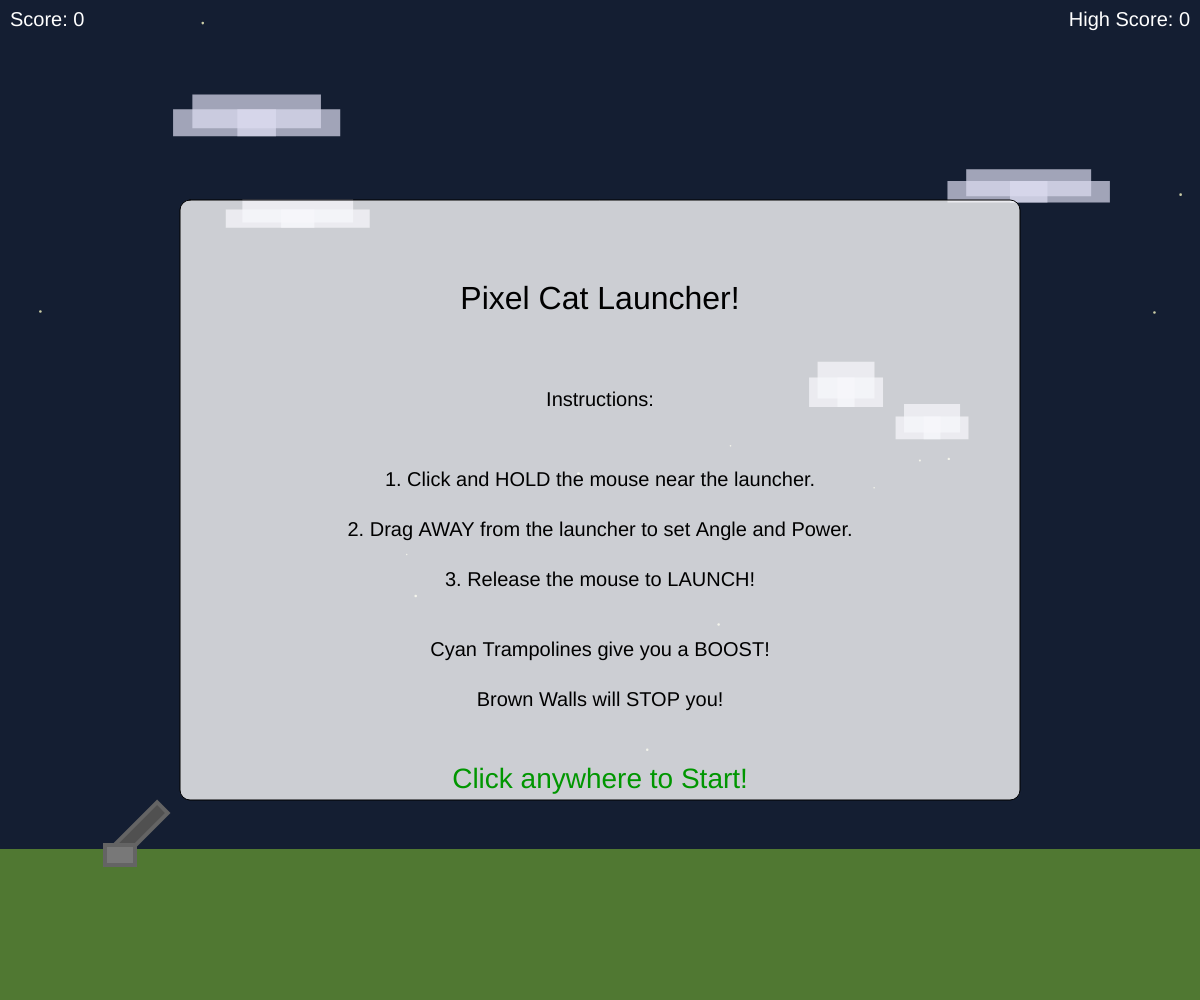
Frame 1 (no input)
Frame 60 (no input): identical to frame 1, image omitted
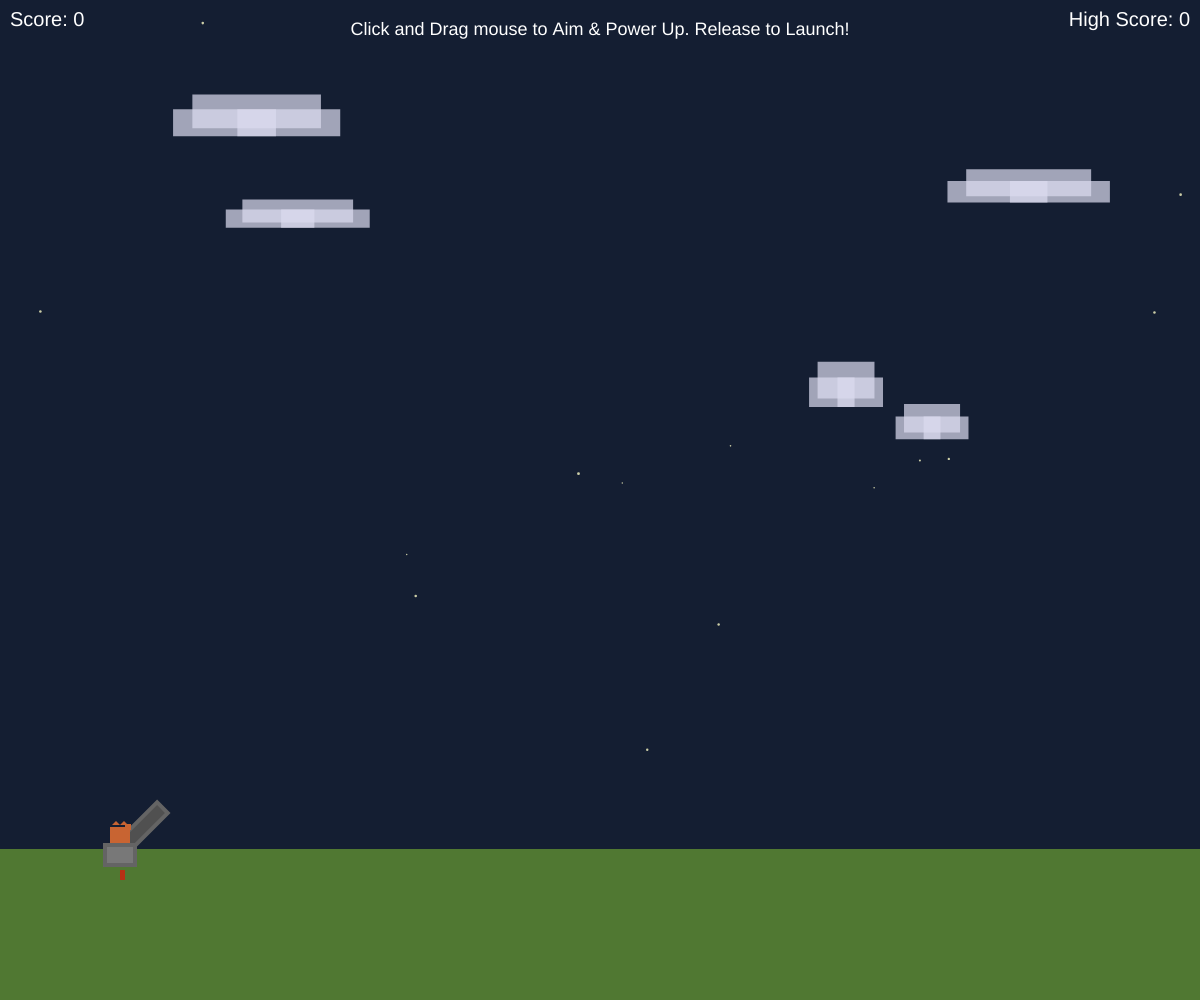
Frame 120 (the mouse pressed at the canvas centre since frame 60)

The p5.js sketch that drew these frames (run headless with seeded random() and noise() and a simulated clock; from frame 60 on, the mouse is pressed at the canvas centre):

// p5.js sketch
// ── sketch.js
// --- Game Configuration ---
const GROUND_LEVEL_PERCENT = 0.85; // How far down the screen the ground is
const LAUNCHER_X_PERCENT = 0.1; // Horizontal position of the launcher
const LAUNCHER_Y_PERCENT = 0.8; // Vertical position of the launcher base

const MIN_ANGLE = -85; // Min launch angle (degrees upwards)
const MAX_ANGLE = -5; // Max launch angle (degrees upwards)
const MIN_POWER = 10;
const MAX_POWER = 30; // Max initial velocity magnitude
const POWER_SCALE = 0.15; // How much mouse drag affects power

const GRAVITY = 0.4;
const AIR_RESISTANCE = 0.995; // Factor to multiply velocity by each frame
const GROUND_FRICTION = 0.9; // Factor to multiply horizontal velocity on ground bounce
const BOUNCE_FACTOR = 0.5; // Factor to multiply vertical velocity on ground bounce

const OBSTACLE_DENSITY = 0.0015; // Chance per pixel traveled to spawn an obstacle
const OBSTACLE_MIN_DIST = 200; // Min distance between obstacles
const OBSTACLE_WIDTH = 40;
const OBSTACLE_HEIGHT_MIN = 30;
const OBSTACLE_HEIGHT_MAX = 100;
const BOOST_POWER_Y = 25; // Upward velocity impulse from boost
const BOOST_POWER_X = 10; // Forward velocity impulse from boost

const CLOUD_COUNT = 15;
const STAR_COUNT = 50;

// --- Game State Variables ---
let gameState = "instructions"; // instructions, aiming, flying, gameOver
let cat;
let obstacles;
let cameraX;
let score;
let highScore = 0;
let lastObstacleX;

// --- Aiming Variables ---
let isAiming = false;
let aimStartX, aimStartY;
let currentAngle = -45;
let currentPower = MIN_POWER;

// --- Graphics Variables ---
let groundLevel;
let launcherX, launcherY;
let clouds = [];
let stars = [];

// --- p5.js Functions ---

function setup() {
  createCanvas(windowWidth, windowHeight);
  pixelDensity(1); // Ensure sharper pixels if using high-density displays
  noSmooth(); // PIXELATED LOOK!
  rectMode(CENTER);
  textAlign(CENTER, CENTER);
  angleMode(DEGREES); // Use degrees for easier angle handling

  // Calculate dynamic positions
  groundLevel = height * GROUND_LEVEL_PERCENT;
  launcherX = width * LAUNCHER_X_PERCENT;
  launcherY = groundLevel; // Cat starts on the ground at the launcher

  // Generate static background elements
  for (let i = 0; i < CLOUD_COUNT; i++) {
    clouds.push({
      x: random(-width * 2, width * 2),
      y: random(height * 0.1, height * 0.5),
      w: random(50, 150),
      h: random(20, 40),
      speed: random(0.1, 0.5), // Different parallax speeds
    });
  }
  for (let i = 0; i < STAR_COUNT; i++) {
    stars.push({
      x: random(-width * 2, width * 2),
      y: random(0, groundLevel - 100), // Only in the sky
      size: random(1, 3),
    });
  }

  resetGame();
}

function draw() {
  // --- Background ---
  background(20, 30, 50); // Dark blue night sky

  // --- Stars (Parallax) ---
  push();
  translate(-cameraX * 0.1, 0); // Slow parallax for distant stars
  fill(255, 255, 200, 200);
  noStroke();
  for (const star of stars) {
    ellipse(star.x, star.y, star.size, star.size);
  }
  pop();

  // --- Clouds (Parallax) ---
  push();
  translate(-cameraX * 0.3, 0); // Slower parallax for clouds
  fill(220, 220, 240, 180);
  noStroke();
  for (const cloud of clouds) {
    // Simple blocky clouds
    rect(cloud.x, cloud.y, cloud.w, cloud.h);
    rect(
      cloud.x - cloud.w / 4,
      cloud.y + cloud.h / 3,
      cloud.w * 0.8,
      cloud.h * 0.8
    );
    rect(
      cloud.x + cloud.w / 4,
      cloud.y + cloud.h / 3,
      cloud.w * 0.8,
      cloud.h * 0.8
    );
  }
  pop();

  // --- Scrolling World Elements ---
  push();
  translate(-cameraX, 0); // Apply camera offset

  // --- Ground ---
  fill(80, 120, 50); // Greenish ground
  noStroke();
  rect(
    width / 2 + cameraX,
    groundLevel + (height - groundLevel) / 2,
    width + 4,
    height - groundLevel + 2
  ); // Draw ground relative to screen center for infinite feel

  // --- Launcher ---
  drawLauncher();

  // --- Obstacles ---
  drawObstacles();

  // --- Cat ---
  if (gameState !== "instructions") {
    drawCat();
  }

  pop(); // Restore transform matrix (removes camera offset)

  // --- UI Elements (drawn on top, not affected by camera) ---
  drawUI();

  // --- Game Logic Updates ---
  if (gameState === "aiming") {
    handleAiming();
  } else if (gameState === "flying") {
    updateFlying();
    generateObstacles();
    checkCollisions();
    // Update camera to follow cat, keeping it roughly on the left
    cameraX = cat.x - width * 0.2;
  } else if (gameState === "gameOver") {
    // Nothing actively happens, waiting for input
  } else if (gameState === "instructions") {
    // Waiting for input
  }
}

// --- Game State Functions ---

function resetGame() {
  cat = {
    x: launcherX,
    y: launcherY - 15, // Start slightly above ground
    vx: 0,
    vy: 0,
    size: 20,
    rotation: 0,
    onGround: true, // Start on the ground
  };
  obstacles = [];
  cameraX = 0;
  score = 0;
  lastObstacleX = width * 0.8; // Start spawning obstacles a bit ahead
  currentAngle = -45;
  currentPower = MIN_POWER;
  isAiming = false;
  // Don't reset highScore
  // gameState will be set by the caller (e.g., 'aiming' after click)
}

function startGame() {
  resetGame();
  gameState = "aiming";
}

function launchCat() {
  if (gameState === "aiming") {
    cat.vx = cos(currentAngle) * currentPower;
    cat.vy = sin(currentAngle) * currentPower;
    cat.onGround = false;
    gameState = "flying";
  }
}

function updateFlying() {
  // Apply gravity
  cat.vy += GRAVITY;

  // Apply air resistance
  cat.vx *= AIR_RESISTANCE;
  cat.vy *= AIR_RESISTANCE;

  // Update position
  cat.x += cat.vx;
  cat.y += cat.vy;

  // Update rotation based on velocity direction (only if moving significantly)
  if (abs(cat.vx) > 0.1 || abs(cat.vy) > 0.1) {
    cat.rotation = atan2(cat.vy, cat.vx);
  }

  // Check ground collision
  if (cat.y + cat.size / 2 >= groundLevel) {
    cat.y = groundLevel - cat.size / 2;

    // Bounce effect
    cat.vy *= -BOUNCE_FACTOR;
    // Apply friction only if bouncing vertically significantly
    if (abs(cat.vy) > 1) {
      // Check if there's a noticeable bounce
      cat.vx *= GROUND_FRICTION;
    } else {
      // If bounce is tiny, treat it as landing/sliding
      cat.vy = 0;
      cat.vx *= GROUND_FRICTION * 0.9; // Extra friction when sliding
      cat.onGround = true;
    }

    // Stop condition: check if velocity is very low after bounce/slide
    if (abs(cat.vx) < 0.1 && abs(cat.vy) < 0.1) {
      cat.vx = 0;
      cat.vy = 0;
      cat.onGround = true;
      gameOver();
    }
  } else {
    cat.onGround = false;
  }

  // Update score (based on horizontal distance traveled)
  score = floor(max(0, cat.x - launcherX));
}

function gameOver() {
  gameState = "gameOver";
  if (score > highScore) {
    highScore = score;
  }
}

// --- Drawing Functions ---

function drawLauncher() {
  push();
  translate(launcherX, launcherY); // Move origin to launcher base
  stroke(100);
  strokeWeight(4);

  // Barrel
  push();
  rotate(currentAngle);
  fill(80);
  rect(30, 0, 60, 15); // Barrel shape
  pop();

  // Base
  fill(120);
  rect(0, 5, 30, 20); // Simple base

  // Power Indicator (only during aiming)
  if (gameState === "aiming") {
    noStroke();
    fill(255, 0, 0, 150);
    let powerWidth = map(currentPower, MIN_POWER, MAX_POWER, 5, 50);
    rect(powerWidth / 2, 25, powerWidth, 10); // Bar below launcher
  }

  pop();
}

function drawCat() {
  push();
  translate(cat.x, cat.y);
  rotate(cat.rotation); // Rotate the cat based on its flight angle
  fill(200, 100, 50); // Orange cat color
  noStroke();

  // Simple pixelated cat body (adjust shape as desired)
  let s = cat.size;
  rect(0, 0, s, s * 0.8); // Body
  rect(s * 0.4, -s * 0.4, s * 0.3, s * 0.3); // Head-ish part
  // Ears
  triangle(-s * 0.4, -s * 0.5, -s * 0.2, -s * 0.7, 0, -s * 0.5);
  triangle(s * 0.4, -s * 0.5, s * 0.2, -s * 0.7, 0, -s * 0.5);
  // Tail (only when not on ground)
  if (!cat.onGround) {
    fill(180, 90, 40);
    rect(-s * 0.7, s * 0.1, s * 0.6, s * 0.2);
  }

  pop();
}

function drawObstacles() {
  let catLeft = cat.x - cat.size / 2;
  let catRight = cat.x + cat.size / 2;
  let catTop = cat.y - cat.size / 2;
  let catBottom = cat.y + cat.size / 2;

  for (let i = obstacles.length - 1; i >= 0; i--) {
    let obs = obstacles[i];

    // Basic culling: Only draw if potentially on screen
    if (
      obs.x + obs.w / 2 > cameraX - 50 &&
      obs.x - obs.w / 2 < cameraX + width + 50
    ) {
      push();
      translate(obs.x, obs.y);
      stroke(0);
      strokeWeight(2);

      if (obs.type === "boost") {
        fill(0, 200, 255); // Cyan for boost (trampoline-like)
        // Simple trampoline shape
        rect(0, 0, obs.w, obs.h * 0.2); // Top surface
        rect(-obs.w * 0.4, obs.h * 0.4, obs.w * 0.1, obs.h * 0.6); // Leg 1
        rect(obs.w * 0.4, obs.h * 0.4, obs.w * 0.1, obs.h * 0.6); // Leg 2
      } else if (obs.type === "stop") {
        fill(150, 75, 0); // Brown for stop (wall/mud)
        // Simple wall/block shape
        rect(0, 0, obs.w, obs.h);
        // Add some texture lines
        stroke(100, 50, 0);
        line(-obs.w / 2, -obs.h / 4, obs.w / 2, -obs.h / 4);
        line(-obs.w / 2, obs.h / 4, obs.w / 2, obs.h / 4);
        line(-obs.w / 4, -obs.h / 2, -obs.w / 4, obs.h / 2);
        line(obs.w / 4, -obs.h / 2, obs.w / 4, obs.h / 2);
      } else {
        // Default obstacle (maybe add more types later)
        fill(100);
        rect(0, 0, obs.w, obs.h);
      }
      pop();
    }

    // --- Remove obstacles far behind the camera ---
    if (obs.x < cameraX - width * 0.5) {
      // Remove if half a screen behind left edge
      obstacles.splice(i, 1);
    }
  }
}

function drawUI() {
  fill(255);
  textSize(20);
  textAlign(LEFT, TOP);
  text(`Score: ${score}`, 10, 10);
  textAlign(RIGHT, TOP);
  text(`High Score: ${highScore}`, width - 10, 10);

  // --- State-Specific Instructions ---
  textAlign(CENTER, CENTER);
  textSize(24);

  if (gameState === "instructions") {
    fill(255, 255, 255, 200);
    rect(width / 2, height / 2, width * 0.7, height * 0.6, 10);
    fill(0);
    textSize(32);
    text("Pixel Cat Launcher!", width / 2, height * 0.3);
    textSize(20);
    text("Instructions:", width / 2, height * 0.4);
    text(
      "1. Click and HOLD the mouse near the launcher.",
      width / 2,
      height * 0.48
    );
    text(
      "2. Drag AWAY from the launcher to set Angle and Power.",
      width / 2,
      height * 0.53
    );
    text("3. Release the mouse to LAUNCH!", width / 2, height * 0.58);
    text("Cyan Trampolines give you a BOOST!", width / 2, height * 0.65);
    text("Brown Walls will STOP you!", width / 2, height * 0.7);
    textSize(28);
    fill(0, 150, 0);
    text("Click anywhere to Start!", width / 2, height * 0.78);
  } else if (gameState === "aiming") {
    textSize(18);
    fill(255);
    text(
      "Click and Drag mouse to Aim & Power Up. Release to Launch!",
      width / 2,
      30
    );
  } else if (gameState === "gameOver") {
    fill(255, 255, 255, 200); // Semi-transparent white background
    rect(width / 2, height / 2, 400, 250, 10); // Rounded rectangle

    fill(0);
    textSize(40);
    text("Game Over!", width / 2, height / 2 - 60);
    textSize(24);
    text(`Final Score: ${score}`, width / 2, height / 2);
    text(`High Score: ${highScore}`, width / 2, height / 2 + 40);
    textSize(20);
    fill(0, 150, 0);
    text("Click to Play Again", width / 2, height / 2 + 90);
  }
}

// --- Obstacle Generation & Collision ---

function generateObstacles() {
  // Generate new obstacles based on distance traveled by camera
  while (lastObstacleX < cameraX + width + OBSTACLE_MIN_DIST) {
    // Check density - only spawn sometimes
    if (random() < OBSTACLE_DENSITY * OBSTACLE_MIN_DIST) {
      // Scale chance by min dist
      let obsX =
        lastObstacleX + random(OBSTACLE_MIN_DIST, OBSTACLE_MIN_DIST * 2.5);
      let obsH = random(OBSTACLE_HEIGHT_MIN, OBSTACLE_HEIGHT_MAX);
      let obsY = groundLevel - obsH / 2 - random(0, height * 0.3); // Place randomly above ground
      let obsType = random() < 0.4 ? "boost" : "stop"; // 40% chance of boost

      // Avoid placing obstacles too high or overlapping launcher area significantly
      if (obsX < launcherX + 100 && obsY < launcherY - 50) {
        // Skip if it's too close to the start and high up
      } else {
        obstacles.push({
          x: obsX,
          y: obsY,
          w: OBSTACLE_WIDTH,
          h: obsH,
          type: obsType,
        });
        lastObstacleX = obsX; // Update position of the last generated obstacle
      }
    } else {
      // If we didn't spawn, still advance the check position
      lastObstacleX += OBSTACLE_MIN_DIST;
    }
  }
}

function checkCollisions() {
  // Simple AABB collision detection (Axis-Aligned Bounding Box)
  let catLeft = cat.x - cat.size / 2;
  let catRight = cat.x + cat.size / 2;
  let catTop = cat.y - cat.size / 2;
  let catBottom = cat.y + cat.size / 2;

  for (let obs of obstacles) {
    let obsLeft = obs.x - obs.w / 2;
    let obsRight = obs.x + obs.w / 2;
    let obsTop = obs.y - obs.h / 2;
    let obsBottom = obs.y + obs.h / 2;

    // Check for overlap
    if (
      catRight > obsLeft &&
      catLeft < obsRight &&
      catBottom > obsTop &&
      catTop < obsBottom
    ) {
      // Collision detected!
      handleObstacleCollision(obs);
      // Optional: remove obstacle after collision? For now, no.
      break; // Handle only one collision per frame for simplicity
    }
  }
}

function handleObstacleCollision(obs) {
  if (obs.type === "boost") {
    cat.vy = -BOOST_POWER_Y; // Strong upward boost
    cat.vx += BOOST_POWER_X; // Slight forward boost
    // Optional: Add a small visual indicator later (e.g., particles)
  } else if (obs.type === "stop") {
    cat.vx = 0; // Stop horizontal movement
    cat.vy = 0; // Stop vertical movement (stick to it)
    // Position the cat exactly on the edge it hit - simplified: just stop velocity
    // cat.x = obs.x - obs.w/2 - cat.size/2; // Example if hitting from left
    gameOver(); // End the game immediately
  }
}

// --- Input Handling ---

function handleAiming() {
  if (isAiming) {
    // --- Angle Calculation (Relative to Launcher) ---
    // Use the fixed launcher position as the reference for angle
    let angleDx = mouseX - launcherX;
    // Use the visual barrel pivot point slightly above the base
    let angleDy = mouseY - (launcherY - 10);

    // Calculate the angle directly pointing from launcher towards mouse
    let rawAngle = atan2(angleDy, angleDx);

    // Constrain the angle to the allowed launch range
    currentAngle = constrain(rawAngle, MIN_ANGLE, MAX_ANGLE);

    // --- Power Calculation (Relative to Drag Start) ---
    let powerDx = mouseX - aimStartX;
    let powerDy = mouseY - aimStartY;
    let dist = sqrt(powerDx * powerDx + powerDy * powerDy);

    // Map the drag distance to power, clamping the value
    currentPower = map(dist, 0, width / 3, MIN_POWER, MAX_POWER, true);
  } else {
    // Optional: You could have the launcher idle animation here if desired
    // e.g., currentAngle = map(sin(frameCount * 1.5), -1, 1, -40, -50);
  }
}

function mousePressed() {
  if (gameState === "instructions") {
    startGame(); // Start the game on first click
  } else if (gameState === "aiming") {
    isAiming = true;
    aimStartX = mouseX;
    aimStartY = mouseY;
  } else if (gameState === "gameOver") {
    resetGame();
    gameState = "aiming"; // Go directly to aiming state
  }
}

function mouseDragged() {
  // The aiming logic is handled in handleAiming() based on the isAiming flag
  return false; // Prevent default browser drag behavior
}

function mouseReleased() {
  if (isAiming && gameState === "aiming") {
    isAiming = false;
    launchCat();
  }
}

// --- Window Resize ---
function windowResized() {
  resizeCanvas(windowWidth, windowHeight);
  // Recalculate positions based on new size
  groundLevel = height * GROUND_LEVEL_PERCENT;
  launcherX = width * LAUNCHER_X_PERCENT;
  launcherY = groundLevel;
  // Could regenerate clouds/stars or adjust their positions if needed
  // For simplicity, current setup might look stretched/squashed on resize,
  // but gameplay elements are repositioned correctly.
}
